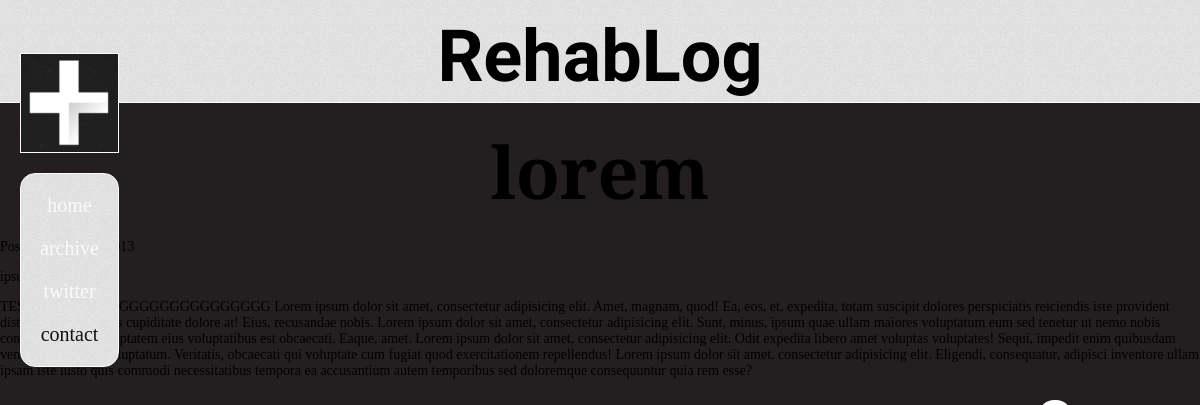
The page /lorem/ on the database as committed earlier.
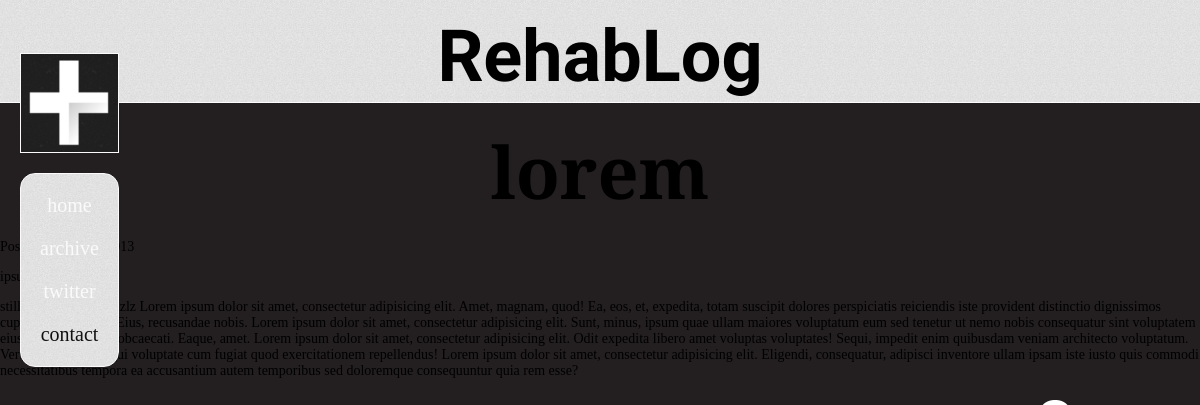
The same page on the database as committed later.
### RehabLog/models.py (models this page shows, shortened)
class Post(models.Model):
    title = models.CharField(max_length=255)
    slug = models.SlugField(unique=True, max_length=255)
    description = models.CharField(max_length=255)
    content = models.TextField()
    published = models.BooleanField(default=True)
    created = models.DateTimeField(auto_now_add=True)
    image = models.CharField(max_length=255)
    class Meta:
        ordering=['-created']

### RehabLog/views.py (the view)
# urls.py: url(r'^(?P<slug>[\w\-]+)/$', 'RehabLog.views.post'),
def post(request, slug):
    post = get_object_or_404(Post, slug=slug)
    return render(request, 'RehabLog/post.html', {'post': post})

### blog/templates/RehabLog/post.html (shortened to what this page needs)
{% extends 'base.html' %}
{% block content %}
<article>
    <header>
        <h1>{{post.title}}</h1>
        <p>
            <time datetime="{{post.created|date:"c"}}">
            </time>
        </p>
    </header>
    <p class="Description">
    </p>
    {{post.content|safe}}
</article>
{% endblock %}

Rows that differ between the two databases and show on the page:
changed Post "lorem": content "TESTINGGGGGGGGGGGGGGGGGGGGGG Lorem ipsum dolor sit…" → "still testing lolzozzlzlzlz Lorem ipsum dolor sit…"
